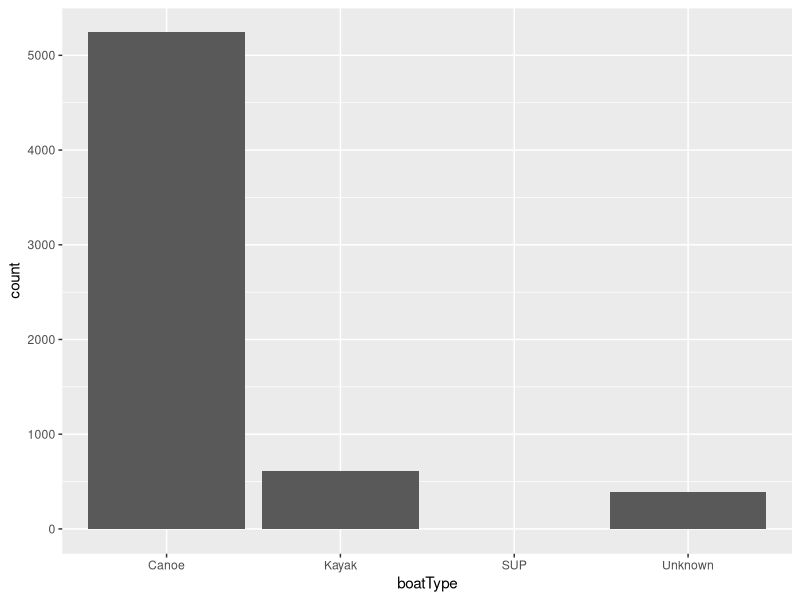
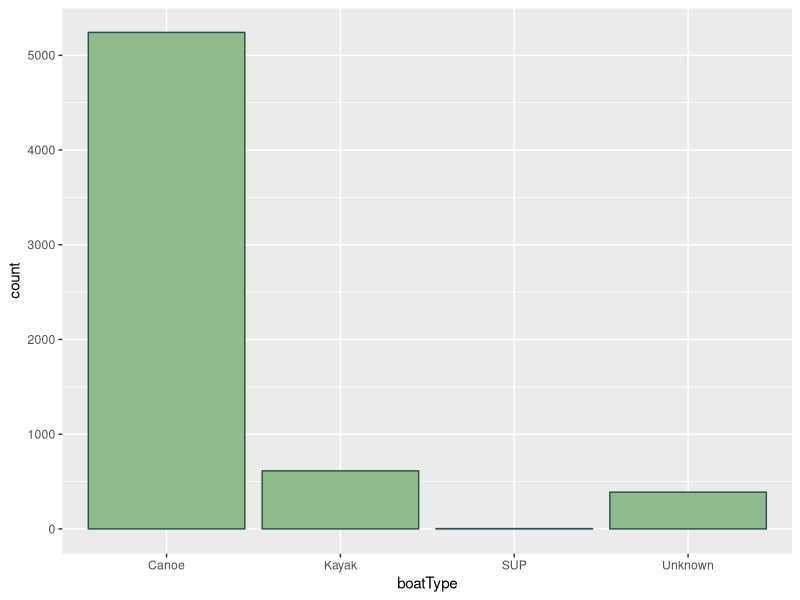
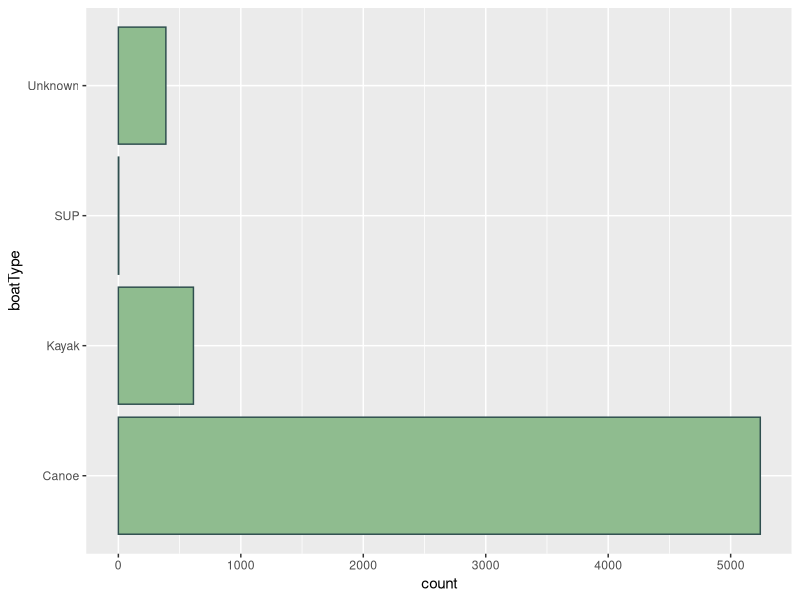
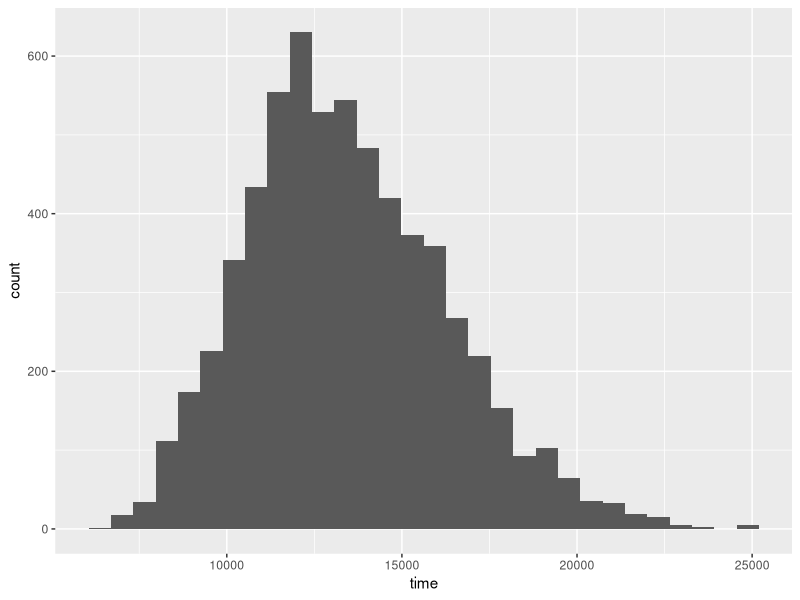
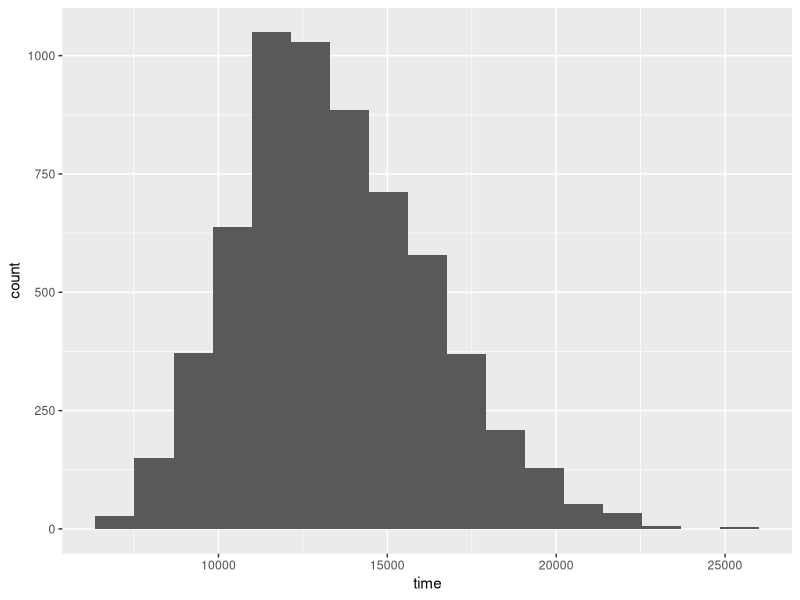
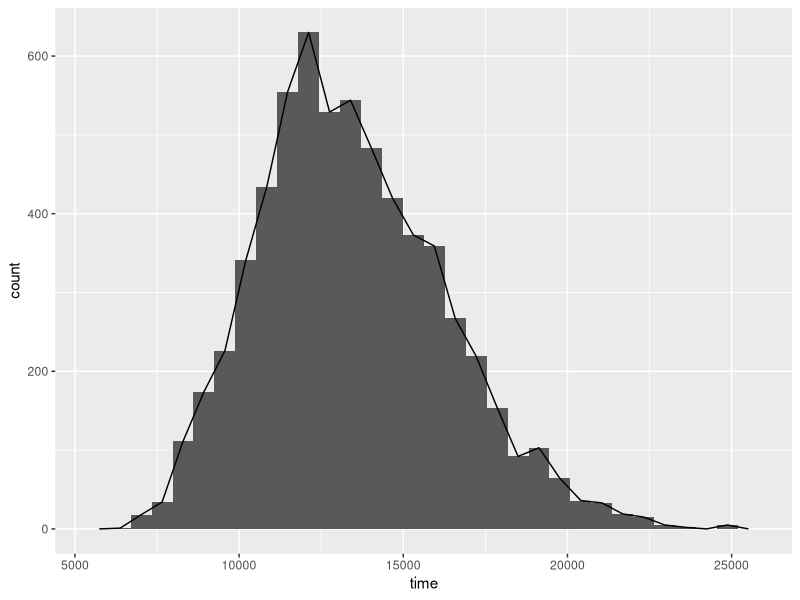
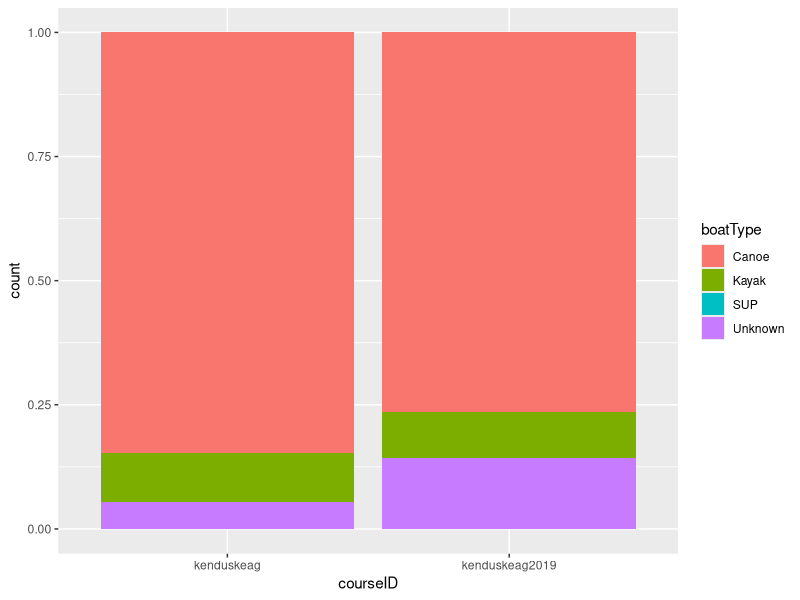
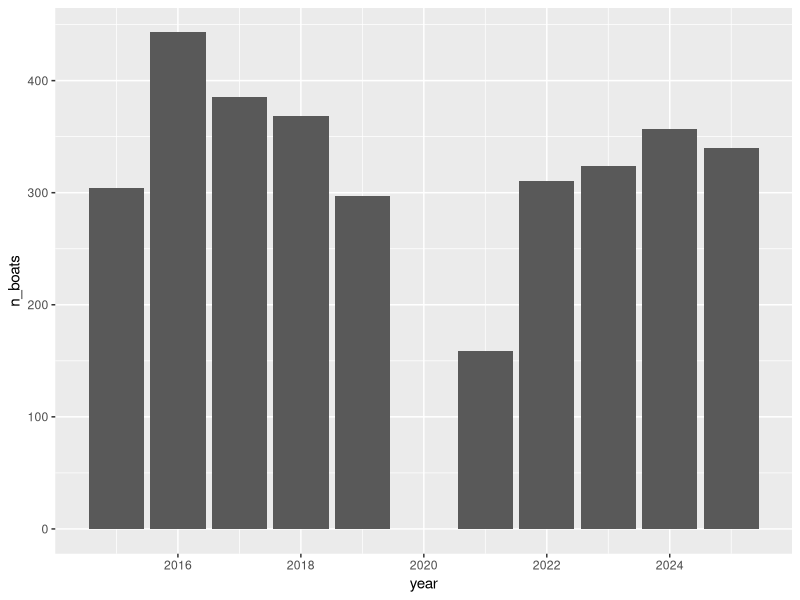

Source code (R) for these figures, in order:
## ---- chunk 1
library(tidyverse)
library(readr)
library(dplyr)
library(ggplot2)

kenduskeag_full <- read_csv("phoebechar/multirace/full_kenduskeag.csv")
## ---- chunk 2
ggplot(kenduskeag_full, aes(x = boatType)) +
  geom_bar()
## ---- chunk 3
ggplot(kenduskeag_full, aes(x = boatType)) +
  geom_bar(colour = "darkslategrey", fill = "darkseagreen")
## ---- chunk 4
ggplot(kenduskeag_full, aes(y = boatType)) +
  geom_bar(colour = "darkslategrey", fill = "darkseagreen")
## ---- chunk 5
ggplot(kenduskeag_full, aes(x = time)) +
  geom_histogram()
## ---- chunk 6
ggplot(kenduskeag_full, aes(x = time)) +
  geom_histogram(bins = 17)
## ---- chunk 7
ggplot(kenduskeag_full, aes(x = time)) +
  geom_histogram() +
  geom_freqpoly()
## ---- chunk 8
ggplot(kenduskeag_full, aes(x = courseID)) +
  geom_bar(position = "fill", aes(fill = boatType))
## ---- chunk 9
kenduskeag_attend <- kenduskeag_full |> group_by(year, bib) |> slice(1) |> ungroup() |> group_by(year) |> summarise(n_boats = n())
## ---- chunk 10
ggplot(kenduskeag_attend, aes(x = year, y = n_boats)) +
  geom_col()
## ---- chunk 11
ggplot(kenduskeag_full, aes(x = boatType, y = time)) +
  geom_violin(color = "hotpink", fill = "pink")
